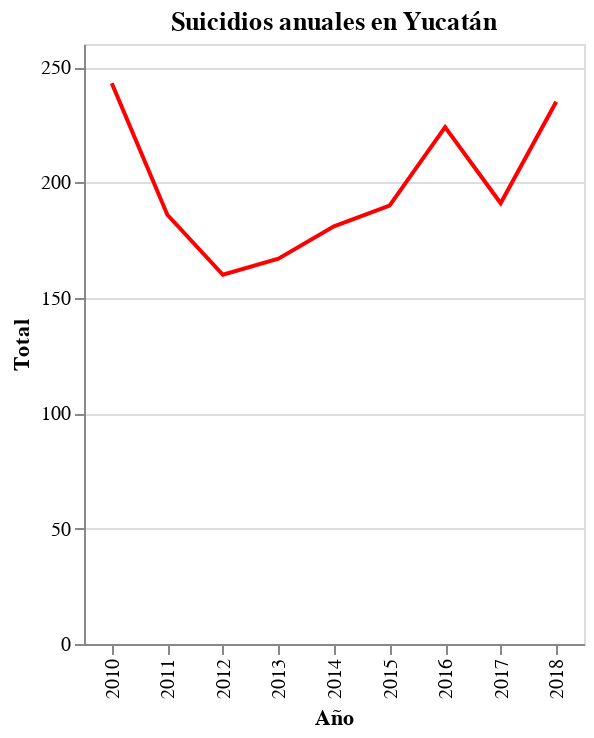

The code cell stored with this chart in its notebook:
### Markdown cell above
Los datos brutos otorgados por la INEGI indican los fallecimientos por suicidio. Filtrados por estado, podemos obtener el número total por año. De 2010 a 2012 hubo un descenso considerable, pero a partir del 2015 este valor comenzó a fluctuar cercano al reportado en 2010, siendo el más alto dentro del periodo analizado.

### Code cell
anual_yuc = mental_yuc.groupby(['AÑO']).TOTAL.sum().reset_index()
anual_yuc.columns = anual_yuc.columns.str.capitalize()
alt.Chart(anual_yuc).mark_line(color='red').encode(
    x = alt.X('Año:N'),
    y = alt.Y('Total:Q')
).properties(
    width=250,
    title='Suicidios anuales en Yucatán'
)

### Figure 1 — Vega-Lite specification as saved in the notebook (floating-point values rounded to 4 significant figures)
{"config": {"view": {"continuousWidth": 400, "continuousHeight": 300}}, "data": {"name": "data-3b5e550b4a51c4649b151c83cf44eb87"}, "mark": {"type": "line", "color": "red"}, "encoding": {"x": {"type": "nominal", "field": "Año"}, "y": {"type": "quantitative", "field": "Total"}}, "title": "Suicidios anuales en Yucatán", "width": 250, "$schema": "https://vega.github.io/schema/vega-lite/v4.8.1.json", "datasets": {"data-3b5e550b4a51c4649b151c83cf44eb87": [{"Año": 2010, "Total": 243}, {"Año": 2011, "Total": 186}, {"Año": 2012, "Total": 160}, {"Año": 2013, "Total": 167}, {"Año": 2014, "Total": 181}, {"Año": 2015, "Total": 190}, {"Año": 2016, "Total": 224}, {"Año": 2017, "Total": 191}, {"Año": 2018, "Total": 235}]}}
